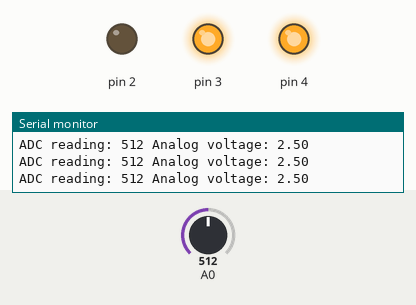
The sketch below on a simulated Arduino Uno, built with avr-gcc and run on an emulated ATmega328P. Parts: output pins drawn as LEDs (lit = HIGH), the last lines printed to the serial monitor. Inputs (shaded band) come from the test bench; at power-on: A0 = 512.

Above: at 1.2 s.
1.3 s: A0 set to 488
At 1.7 s:
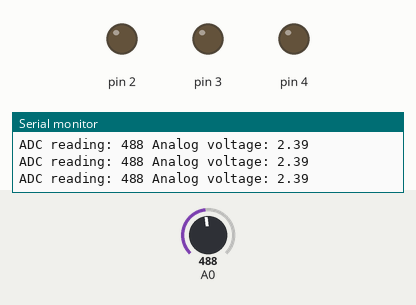
2.8 s: A0 set to 361
4.3 s: A0 set to 335
At 5.2 s:
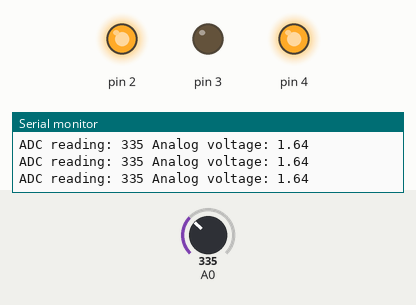
5.8 s: A0 set to 219
7.3 s: A0 set to 189
At 8.5 s:
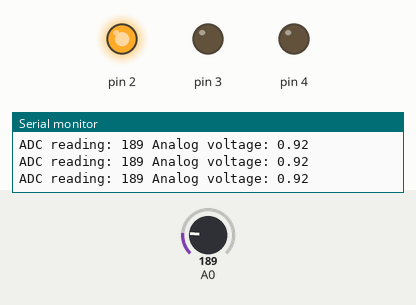
8.8 s: A0 set to 93
At 9.9 s:
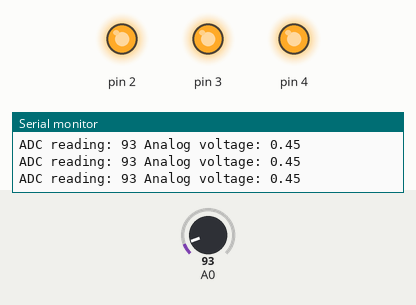
Timing chart, 0 to 11.3 s (numbered marks = the images above; inputs shaded):
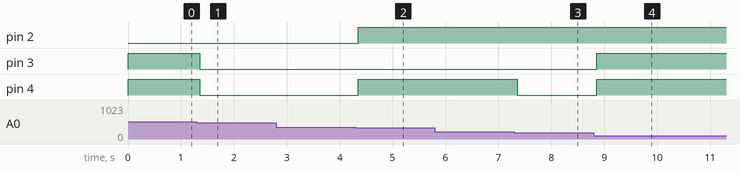

The sketch:

sketch_a340_008_FLIP.ino
```cpp
void setup() {
  Serial.begin(9600);

  // Set output pins
  pinMode(2, OUTPUT);
  pinMode(3, OUTPUT);
  pinMode(4, OUTPUT);
}

void loop() {
  static int last_analog_value = -1;
  int analog_value = analogRead(A0);
  float voltage = analog_value * (5.0 / 1023.0);

  Serial.print("ADC reading: ");
  Serial.print(analog_value);
  Serial.print(" Analog voltage: ");
  Serial.println(voltage);

  delay(1);  // Optional; increase if needed

  int difference = last_analog_value - analog_value;

  if (abs(difference) > 10) {
    last_analog_value = analog_value;

    // Logic for pin 2
    bool state2 = false;
    if (analog_value < 103) {
      state2 = true;
    } else if (analog_value < 205) {
      state2 = true;
    } else if (analog_value < 350) {
      state2 = true;
    } else if (analog_value < 511) {
      state2 = false;
    } else {
      state2 = false;
    }

    // Logic for pin 3
    bool state3 = false;
    if (analog_value < 103) {
      state3 = true;
    } else if (analog_value < 205) {
      state3 = false;
    } else if (analog_value < 350) {
      state3 = false;
    } else if (analog_value < 511) {
      state3 = false;
    } else {
      state3 = true;
    }

    // Logic for pin 4
    bool state4 = false;
    if (analog_value < 103) {
      state4 = true;
    } else if (analog_value < 205) {
      state4 = false;
    } else if (analog_value < 350) {
      state4 = true;
    } else if (analog_value < 511) {
      state4 = false;
    } else {
      state4 = true;
    }

    // Output to pins
    digitalWrite(2, state2);
    digitalWrite(3, state3);
    digitalWrite(4, state4);
  }
}
```

Measured:
- the behaviour switches between 502 and 501 on A0 (found by bisection; images 0 and 1)
- the behaviour switches between 350 and 349 on A0 (found by bisection; images 1 and 2)
- the behaviour switches between 205 and 204 on A0 (found by bisection; images 2 and 3)
- after the input at 1.3 s, pin 3, pin 4: HIGH → LOW after 0.05 s
- after the input at 4.3 s, pin 2, pin 4: LOW → HIGH after 0.05 s
- after the input at 7.3 s, pin 4: HIGH → LOW after 0.06 s
- after the input at 8.8 s, pin 3, pin 4: LOW → HIGH after 0.06 s
